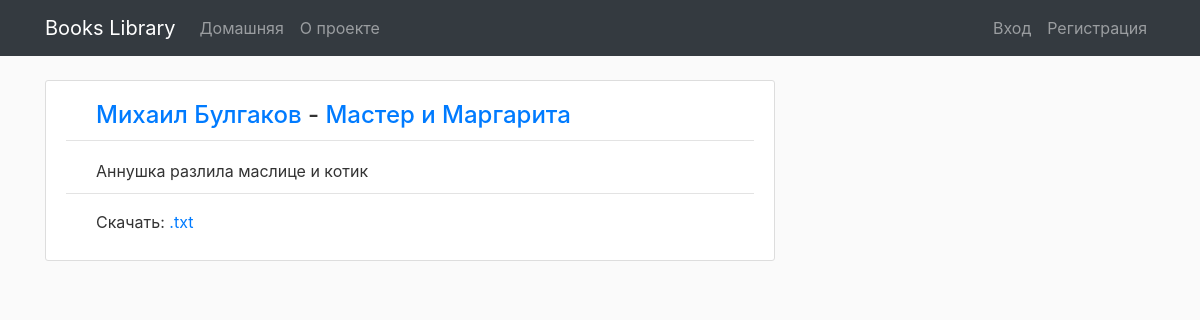
Page /book/3 on the committed database.
### books_website/models.py (models this page shows)
class Author(db.Model):
    id = db.Column(db.Integer, primary_key=True)
    name = db.Column(db.String(100), unique=False, nullable=False)
    books = db.relationship('Book', backref='author', lazy=True)

class Book(db.Model):
    id = db.Column(db.Integer, primary_key=True)
    name = db.Column(db.String(100), unique=False, nullable=False)
    description = db.Column(db.Text, nullable=False)
    book_file = db.Column(db.String(100), nullable=False)
    author_id = db.Column(db.Integer, db.ForeignKey('author.id'))

### books_website/books/routes.py (the view)
@books.route("/book/<int:book_id>")
def book(book_id):
    book = Book.query.get_or_404(book_id)
    return render_template("book.html", title=book.name, book=book)

### books_website/templates/book.html
{% extends "layout.html" %}
{% block content %}
    <article class="article-section">
            <h4 class="article-info"><a href="{{ url_for('authors.author', author_id=book.author.id) }}">
                {{ book.author.name }}</a> - <a href={{ url_for('books.book', book_id=book.id) }}>{{ book.name }}</a></h4>
            <p class="article-description">{{ book.description }}</p>
            <p class="article-link"> Скачать: <a href="{{ url_for('static', filename='books_files/' + book.book_file) }}">.txt</a></p>
        </article>
{% endblock content %}

### books_website/static/main.css (style rules this page uses)
body { background: #fafafa; color: #333333; margin-top: 5rem; }
h1, h2, h3, h4, h5, h6 { color: #333333; }
.article-section { background: #ffffff; padding: 10px 20px; border: 1px solid #dddddd; border-radius: 3px; margin-bottom: 20px; }
.article-info { padding: 10px 30px; border-bottom: 1px solid #e3e3e3; }
.article-description { padding: 10px 30px; border-bottom: 1px solid #e3e3e3; }
.article-link { padding: 0px 30px; }

### rows in the picture
Author: author.name "Михаил Булгаков"
Book: name "Мастер и Маргарита", description "Аннушка разлила маслице и котик"
